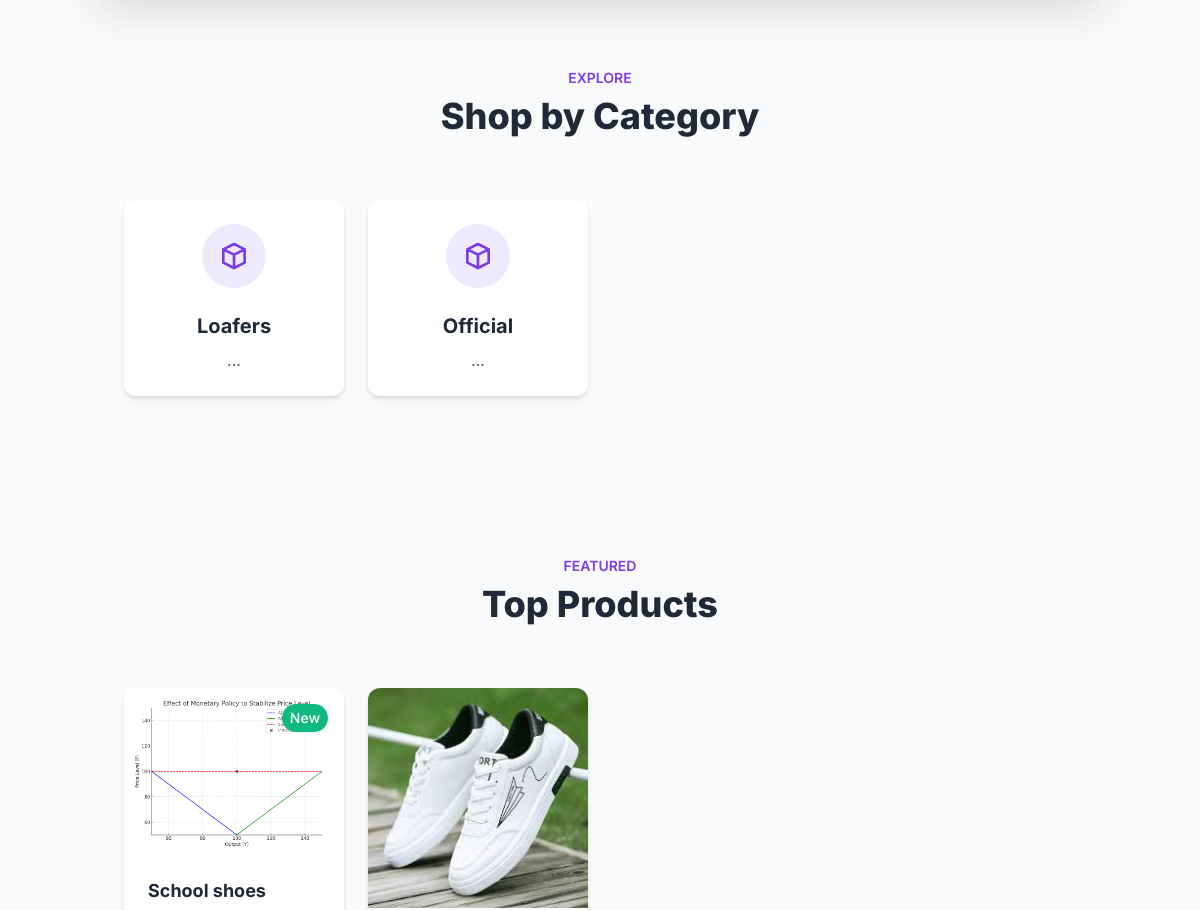
Before: / (middle part) with the older database file.
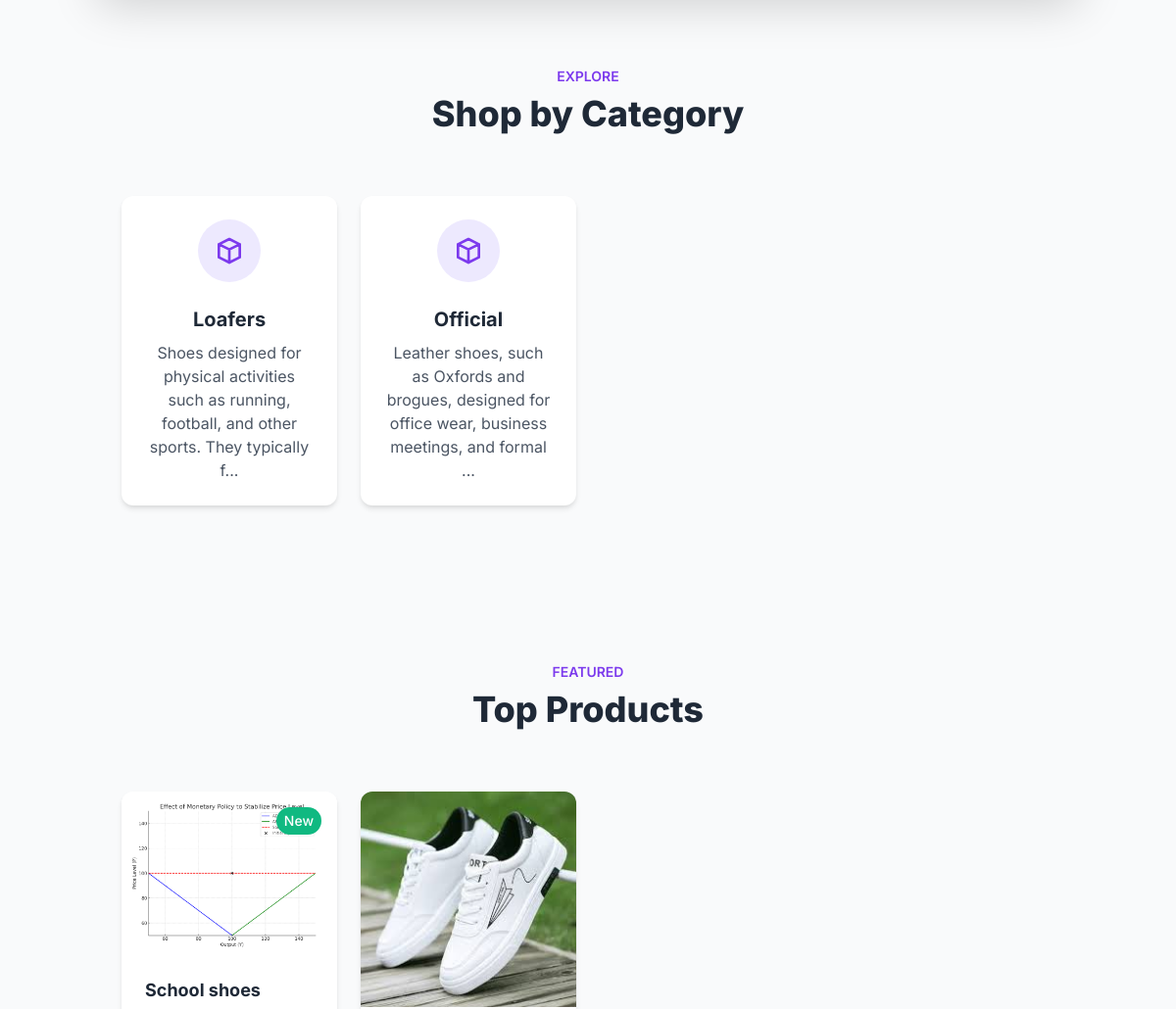
After: the same page with the newer database file.
### app.py (models this page shows)
class Category(db.Model):
    __tablename__ = 'categories'
    id = db.Column(db.Integer, primary_key=True)
    name = db.Column(db.String(100), unique=True, nullable=False)
    description = db.Column(db.String(500))
    products = db.relationship('Product', backref='category', lazy=True)

class Product(db.Model):
    __tablename__ = 'products'
    id = db.Column(db.Integer, primary_key=True)
    name = db.Column(db.String(100), nullable=False)
    description = db.Column(db.String(500), nullable=True)
    price = db.Column(db.Float, nullable=False)
    stock_quantity = db.Column(db.Integer, nullable=False)
    category_id = db.Column(db.Integer, db.ForeignKey('categories.id'), nullable=False)
    order_items = db.relationship('OrderItem', backref='product', lazy=True)
    images = db.relationship('ProductImage', backref='product', lazy=True)

class ProductImage(db.Model):
    __tablename__ = 'product_images'
    id = db.Column(db.Integer, primary_key=True)
    product_id = db.Column(db.Integer, db.ForeignKey('products.id'), nullable=False)
    image_url = db.Column(db.String(200), nullable=False)

### app.py (the view)
@app.route('/')
def home():
    categories = Category.query.all()
    products = Product.query.order_by(Product.id.desc()).limit(8).all()
    for product in products:
        total_products = Product.query.count()
        new_threshold = int(total_products * 0.8)  # Latest 20% are considered new
        product.is_new = product.id > new_threshold
        product.discount = False
    return render_template('home.html',
                           categories=categories,
                           products=products)

### app.py (called while the page is built)
def get_cart_unique_items():
    if 'user_id' in session:
        order = Order.query.filter_by(user_id=session['user_id'], status="Pending").first()
        if order:
            return OrderItem.query.filter_by(order_id=order.id).count()
    return 0

@app.context_processor
def inject_cart_count():
    return dict(cart_count=get_cart_unique_items())

### templates/home.html (shortened to what this page needs)
{% extends "base.html" %}
{% block content %}
<link href="https://cdn.jsdelivr.net/npm/tailwindcss@2.2.19/dist/tailwind.min.css" rel="stylesheet">
<div class="py-12 md:py-20 bg-gray-50">
    <div class="container mx-auto px-4">
        <h2 class="text-3xl md:text-4xl font-extrabold text-center mb-8 md:mb-16 text-gray-800">
            <span class="block text-sm font-semibold text-purple-600 mb-2">EXPLORE</span>
            Shop by Category
        </h2>
        <div class="grid grid-cols-2 md:grid-cols-3 lg:grid-cols-4 gap-4 md:gap-8">
            {% for category in categories %}
            <a href="{{ url_for('products', category_id=category.id) }}" class="group">
                <div class="bg-white rounded-xl shadow-md overflow-hidden transition duration-300 transform hover:-translate-y-2 hover:shadow-xl p-4 md:p-8">
                    <div class="text-center">
                        <div class="w-12 h-12 md:w-16 md:h-16 bg-purple-100 rounded-full flex items-center justify-center mx-auto mb-4">
                            <svg class="w-6 h-6 md:w-8 md:h-8 text-purple-600" fill="none" stroke="currentColor" viewBox="0 0 24 24">
                                <path stroke-linecap="round" stroke-linejoin="round" stroke-width="2" d="M20 7l-8-4-8 4m16 0l-8 4m8-4v10l-8 4m0-10L4 7m8 4v10M4 7v10l8 4"/>
                            </svg>
                        </div>
                        <h3 class="text-base md:text-xl font-bold text-gray-800">{{ category.name }}</h3>
                        <p class="hidden md:block text-sm md:text-base text-gray-600 mt-2 line-clamp-2">{{ category.description[:100] }}...</p>
                    </div>
                </div>
            </a>
            {% endfor %}
        </div>
    </div>
</div>
<div class="py-12 md:py-20">
    <div class="container mx-auto px-4">
        <h2 class="text-3xl md:text-4xl font-extrabold text-center mb-8 md:mb-16 text-gray-800">
            <span class="block text-sm font-semibold text-purple-600 mb-2">FEATURED</span>
            Top Products
        </h2>
        <div class="grid grid-cols-1 sm:grid-cols-2 lg:grid-cols-4 gap-4 md:gap-8">
            {% for product in products %}
            <div class="product-card bg-white rounded-xl shadow-md overflow-hidden group relative">
                <a href="{{ url_for('product_detail', product_id=product.id) }}">
                    {% if product.images %}
                    <div class="aspect-w-1 aspect-h-1 w-full overflow-hidden">
                        <img src="{{ url_for('static', filename='uploads/' + product.images[0].image_url) }}"
                             alt="{{ product.name }}"
                             class="w-full h-full object-cover object-center transform group-hover:scale-105 transition duration-500">
                    </div>
                    {% endif %}
                    <div class="p-4 md:p-6">
                        {% if product.is_new %}
                        <span class="absolute top-2 right-2 md:top-4 md:right-4 bg-green-500 text-white px-2 py-1 md:px-3 md:py-1 rounded-full text-xs md:text-sm font-medium">New</span>
                        {% endif %}
                        <h3 class="text-base md:text-lg font-bold text-gray-800 mb-2">{{ product.name }}</h3>
                    </div>
                </a>
            </div>
            {% endfor %}
        </div>
    </div>
</div>
{% endblock %}

### templates/base.html (shortened to what this page needs)
<!DOCTYPE html>
<html lang="en">
<head>
    <link rel="stylesheet" href="https://cdn.jsdelivr.net/npm/bootstrap-icons@1.7.2/font/bootstrap-icons.css">
    <link rel="stylesheet" href="https://cdn.jsdelivr.net/npm/bootstrap@5.3.1/dist/css/bootstrap.min.css">
    <link rel="stylesheet" href="{{ url_for('static', filename='css/styles.css') }}">
</head>
<body>
    <div class="container my-4">
        {% block content %}{% endblock %}
    </div>
</body>
</html>

### static/css/styles.css (style rules this page uses)
html { scroll-behavior: smooth; }

### templates/base.html (style rules this page uses)
:root { --primary-color: #4F46E5; --hover-color: #4338CA; --background-light: #F9FAFB; --text-primary: #111827; --text-secondary: #6B7280; }
body { font-family: 'Inter', system-ui, -apple-system, sans-serif; background-color: var(--background-light); color: var(--text-primary); }

### templates/home.html (style rules this page uses)
body { font-family: 'Inter', sans-serif; }

Changed rows visible on the page:
changed Category "Loafers": description (not shown) → "Shoes designed for physical activities such as running, football, and other sports. They typically f"
changed Category "Official": description (not shown) → "Leather shoes, such as Oxfords and brogues, designed for office wear, business meetings, and formal"
